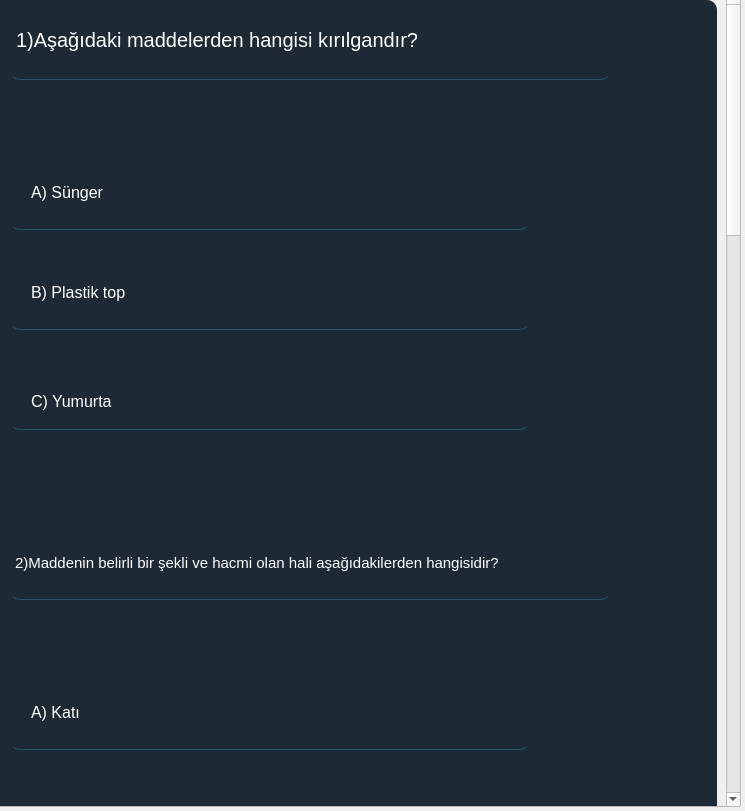
<?xml version="1.0" encoding="UTF-8"?>
<ui version="4.0">
 <class>Form</class>
 <widget class="QWidget" name="Form">
  <property name="geometry">
   <rect>
    <x>0</x>
    <y>0</y>
    <width>745</width>
    <height>811</height>
   </rect>
  </property>
  <property name="windowTitle">
   <string>Form</string>
  </property>
  <widget class="QScrollArea" name="scrollArea">
   <property name="geometry">
    <rect>
     <x>-20</x>
     <y>-10</y>
     <width>761</width>
     <height>817</height>
    </rect>
   </property>
   <property name="styleSheet">
    <string notr="true"/>
   </property>
   <property name="widgetResizable">
    <bool>true</bool>
   </property>
   <widget class="QWidget" name="scrollAreaWidgetContents">
    <property name="geometry">
     <rect>
      <x>0</x>
      <y>0</y>
      <width>738</width>
      <height>2792</height>
     </rect>
    </property>
    <layout class="QVBoxLayout" name="verticalLayout_2">
     <item>
      <widget class="QFrame" name="frame">
       <property name="minimumSize">
        <size>
         <width>0</width>
         <height>2770</height>
        </size>
       </property>
       <property name="styleSheet">
        <string notr="true">background-color:rgba(16,30,41,240);
border-radius:10px;



</string>
       </property>
       <property name="frameShape">
        <enum>QFrame::StyledPanel</enum>
       </property>
       <property name="frameShadow">
        <enum>QFrame::Raised</enum>
       </property>
       <widget class="QRadioButton" name="radioButton_10">
        <property name="geometry">
         <rect>
          <x>20</x>
          <y>1840</y>
          <width>520</width>
          <height>50</height>
         </rect>
        </property>
        <property name="font">
         <font>
          <pointsize>12</pointsize>
         </font>
        </property>
        <property name="styleSheet">
         <string notr="true">background-color:rgba(0,0,0,0);
border:1px solid rgba(0,0,0,0);
border-bottom-color:rgba(46,82,101,255);
color:rgb(255,255,255);
padding-bottom:7px
</string>
        </property>
        <property name="text">
         <string>B) Sert
</string>
        </property>
       </widget>
       <widget class="QRadioButton" name="radioButton_11">
        <property name="geometry">
         <rect>
          <x>20</x>
          <y>2360</y>
          <width>520</width>
          <height>50</height>
         </rect>
        </property>
        <property name="font">
         <font>
          <pointsize>12</pointsize>
         </font>
        </property>
        <property name="styleSheet">
         <string notr="true">background-color:rgba(0,0,0,0);
border:1px solid rgba(0,0,0,0);
border-bottom-color:rgba(46,82,101,255);
color:rgb(255,255,255);
padding-bottom:7px
</string>
        </property>
        <property name="text">
         <string>B) Esnek
</string>
        </property>
       </widget>
       <widget class="QRadioButton" name="radioButton_3">
        <property name="geometry">
         <rect>
          <x>20</x>
          <y>380</y>
          <width>520</width>
          <height>50</height>
         </rect>
        </property>
        <property name="font">
         <font>
          <pointsize>12</pointsize>
         </font>
        </property>
        <property name="styleSheet">
         <string notr="true">background-color:rgba(0,0,0,0);
border:1px solid rgba(0,0,0,0);
border-bottom-color:rgba(46,82,101,255);
color:rgb(255,255,255);
padding-bottom:7px
</string>
        </property>
        <property name="text">
         <string>C) Yumurta</string>
        </property>
       </widget>
       <widget class="QRadioButton" name="radioButton_7">
        <property name="geometry">
         <rect>
          <x>20</x>
          <y>2260</y>
          <width>520</width>
          <height>50</height>
         </rect>
        </property>
        <property name="font">
         <font>
          <pointsize>12</pointsize>
         </font>
        </property>
        <property name="styleSheet">
         <string notr="true">background-color:rgba(0,0,0,0);
border:1px solid rgba(0,0,0,0);
border-bottom-color:rgba(46,82,101,255);
color:rgb(255,255,255);
padding-bottom:7px
</string>
        </property>
        <property name="text">
         <string>A) Kırılgan
</string>
        </property>
       </widget>
       <widget class="QRadioButton" name="radioButton_15">
        <property name="geometry">
         <rect>
          <x>20</x>
          <y>2460</y>
          <width>520</width>
          <height>50</height>
         </rect>
        </property>
        <property name="font">
         <font>
          <pointsize>12</pointsize>
         </font>
        </property>
        <property name="styleSheet">
         <string notr="true">background-color:rgba(0,0,0,0);
border:1px solid rgba(0,0,0,0);
border-bottom-color:rgba(46,82,101,255);
color:rgb(255,255,255);
padding-bottom:7px
</string>
        </property>
        <property name="text">
         <string>C) Sert</string>
        </property>
       </widget>
       <widget class="QLabel" name="label_5">
        <property name="geometry">
         <rect>
          <x>20</x>
          <y>2110</y>
          <width>601</width>
          <height>50</height>
         </rect>
        </property>
        <property name="font">
         <font>
          <pointsize>13</pointsize>
         </font>
        </property>
        <property name="styleSheet">
         <string notr="true">background-color:rgba(0,0,0,0);
border:1px solid rgba(0,0,0,0);
border-bottom-color:rgba(46,82,101,255);
color:rgb(255,255,255);
padding-bottom:7px</string>
        </property>
        <property name="text">
         <string>5)bulaşık süngeri aşağıdaki özelliklerden hangisine sahiptir?</string>
        </property>
       </widget>
       <widget class="QRadioButton" name="radioButton_6">
        <property name="geometry">
         <rect>
          <x>20</x>
          <y>1740</y>
          <width>520</width>
          <height>50</height>
         </rect>
        </property>
        <property name="font">
         <font>
          <pointsize>12</pointsize>
         </font>
        </property>
        <property name="styleSheet">
         <string notr="true">background-color:rgba(0,0,0,0);
border:1px solid rgba(0,0,0,0);
border-bottom-color:rgba(46,82,101,255);
color:rgb(255,255,255);
padding-bottom:7px
</string>
        </property>
        <property name="text">
         <string>A) Kırılgan
</string>
        </property>
       </widget>
       <widget class="QRadioButton" name="radioButton_5">
        <property name="geometry">
         <rect>
          <x>20</x>
          <y>1220</y>
          <width>520</width>
          <height>50</height>
         </rect>
        </property>
        <property name="font">
         <font>
          <pointsize>12</pointsize>
         </font>
        </property>
        <property name="styleSheet">
         <string notr="true">background-color:rgba(0,0,0,0);
border:1px solid rgba(0,0,0,0);
border-bottom-color:rgba(46,82,101,255);
color:rgb(255,255,255);
padding-bottom:7px
</string>
        </property>
        <property name="text">
         <string>A) Cam - pürüzlü
</string>
        </property>
       </widget>
       <widget class="QRadioButton" name="radioButton_2">
        <property name="geometry">
         <rect>
          <x>20</x>
          <y>280</y>
          <width>520</width>
          <height>50</height>
         </rect>
        </property>
        <property name="font">
         <font>
          <pointsize>12</pointsize>
         </font>
        </property>
        <property name="styleSheet">
         <string notr="true">background-color:rgba(0,0,0,0);
border:1px solid rgba(0,0,0,0);
border-bottom-color:rgba(46,82,101,255);
color:rgb(255,255,255);
padding-bottom:7px
</string>
        </property>
        <property name="text">
         <string>B) Plastik top
</string>
        </property>
       </widget>
       <widget class="QRadioButton" name="radioButton_14">
        <property name="geometry">
         <rect>
          <x>20</x>
          <y>1940</y>
          <width>520</width>
          <height>50</height>
         </rect>
        </property>
        <property name="font">
         <font>
          <pointsize>12</pointsize>
         </font>
        </property>
        <property name="styleSheet">
         <string notr="true">background-color:rgba(0,0,0,0);
border:1px solid rgba(0,0,0,0);
border-bottom-color:rgba(46,82,101,255);
color:rgb(255,255,255);
padding-bottom:7px
</string>
        </property>
        <property name="text">
         <string>C) Yumuşak</string>
        </property>
       </widget>
       <widget class="QLabel" name="label_4">
        <property name="geometry">
         <rect>
          <x>20</x>
          <y>1070</y>
          <width>601</width>
          <height>50</height>
         </rect>
        </property>
        <property name="font">
         <font>
          <pointsize>11</pointsize>
         </font>
        </property>
        <property name="styleSheet">
         <string notr="true">background-color:rgba(0,0,0,0);
border:1px solid rgba(0,0,0,0);
border-bottom-color:rgba(46,82,101,255);
color:rgb(255,255,255);
padding-bottom:7px</string>
        </property>
        <property name="text">
         <string>3)Aşağıda verilen maddeler ve eşleştirilen özelliklerinden hangisi yanlıştır?
</string>
        </property>
       </widget>
       <widget class="QRadioButton" name="radioButton_8">
        <property name="geometry">
         <rect>
          <x>20</x>
          <y>800</y>
          <width>520</width>
          <height>50</height>
         </rect>
        </property>
        <property name="font">
         <font>
          <pointsize>12</pointsize>
         </font>
        </property>
        <property name="styleSheet">
         <string notr="true">background-color:rgba(0,0,0,0);
border:1px solid rgba(0,0,0,0);
border-bottom-color:rgba(46,82,101,255);
color:rgb(255,255,255);
padding-bottom:7px
</string>
        </property>
        <property name="text">
         <string>B) Sıvı
</string>
        </property>
       </widget>
       <widget class="QLabel" name="label_3">
        <property name="geometry">
         <rect>
          <x>20</x>
          <y>1590</y>
          <width>601</width>
          <height>50</height>
         </rect>
        </property>
        <property name="font">
         <font>
          <pointsize>14</pointsize>
         </font>
        </property>
        <property name="styleSheet">
         <string notr="true">background-color:rgba(0,0,0,0);
border:1px solid rgba(0,0,0,0);
border-bottom-color:rgba(46,82,101,255);
color:rgb(255,255,255);
padding-bottom:7px</string>
        </property>
        <property name="text">
         <string>4) pamuk hakkında aşağıdakilerden hangisi söylenebilir?</string>
        </property>
       </widget>
       <widget class="QLabel" name="label_2">
        <property name="geometry">
         <rect>
          <x>20</x>
          <y>550</y>
          <width>601</width>
          <height>50</height>
         </rect>
        </property>
        <property name="font">
         <font>
          <pointsize>11</pointsize>
         </font>
        </property>
        <property name="styleSheet">
         <string notr="true">background-color:rgba(0,0,0,0);
border:1px solid rgba(0,0,0,0);
border-bottom-color:rgba(46,82,101,255);
color:rgb(255,255,255);
padding-bottom:7px</string>
        </property>
        <property name="text">
         <string>2)Maddenin belirli bir şekli ve hacmi olan hali aşağıdakilerden hangisidir?
</string>
        </property>
       </widget>
       <widget class="QRadioButton" name="radioButton_9">
        <property name="geometry">
         <rect>
          <x>20</x>
          <y>1320</y>
          <width>520</width>
          <height>50</height>
         </rect>
        </property>
        <property name="font">
         <font>
          <pointsize>12</pointsize>
         </font>
        </property>
        <property name="styleSheet">
         <string notr="true">background-color:rgba(0,0,0,0);
border:1px solid rgba(0,0,0,0);
border-bottom-color:rgba(46,82,101,255);
color:rgb(255,255,255);
padding-bottom:7px
</string>
        </property>
        <property name="text">
         <string>B) Su - renksiz
</string>
        </property>
       </widget>
       <widget class="QLabel" name="label">
        <property name="geometry">
         <rect>
          <x>20</x>
          <y>30</y>
          <width>601</width>
          <height>50</height>
         </rect>
        </property>
        <property name="font">
         <font>
          <pointsize>15</pointsize>
         </font>
        </property>
        <property name="styleSheet">
         <string notr="true">background-color:rgba(0,0,0,0);
border:1px solid rgba(0,0,0,0);
border-bottom-color:rgba(46,82,101,255);
color:rgb(255,255,255);
padding-bottom:7px</string>
        </property>
        <property name="text">
         <string>1)Aşağıdaki maddelerden hangisi kırılgandır?
</string>
        </property>
       </widget>
       <widget class="QRadioButton" name="radioButton_4">
        <property name="geometry">
         <rect>
          <x>20</x>
          <y>700</y>
          <width>520</width>
          <height>50</height>
         </rect>
        </property>
        <property name="font">
         <font>
          <pointsize>12</pointsize>
         </font>
        </property>
        <property name="styleSheet">
         <string notr="true">background-color:rgba(0,0,0,0);
border:1px solid rgba(0,0,0,0);
border-bottom-color:rgba(46,82,101,255);
color:rgb(255,255,255);
padding-bottom:7px
</string>
        </property>
        <property name="text">
         <string>A) Katı
</string>
        </property>
       </widget>
       <widget class="QRadioButton" name="radioButton_13">
        <property name="geometry">
         <rect>
          <x>20</x>
          <y>1420</y>
          <width>520</width>
          <height>50</height>
         </rect>
        </property>
        <property name="font">
         <font>
          <pointsize>12</pointsize>
         </font>
        </property>
        <property name="styleSheet">
         <string notr="true">background-color:rgba(0,0,0,0);
border:1px solid rgba(0,0,0,0);
border-bottom-color:rgba(46,82,101,255);
color:rgb(255,255,255);
padding-bottom:7px
</string>
        </property>
        <property name="text">
         <string>C) Sünger - esnek</string>
        </property>
       </widget>
       <widget class="QRadioButton" name="radioButton_12">
        <property name="geometry">
         <rect>
          <x>20</x>
          <y>900</y>
          <width>520</width>
          <height>50</height>
         </rect>
        </property>
        <property name="font">
         <font>
          <pointsize>12</pointsize>
         </font>
        </property>
        <property name="styleSheet">
         <string notr="true">background-color:rgba(0,0,0,0);
border:1px solid rgba(0,0,0,0);
border-bottom-color:rgba(46,82,101,255);
color:rgb(255,255,255);
padding-bottom:7px
</string>
        </property>
        <property name="text">
         <string>C) Gaz</string>
        </property>
       </widget>
       <widget class="QRadioButton" name="radioButton">
        <property name="geometry">
         <rect>
          <x>20</x>
          <y>180</y>
          <width>520</width>
          <height>50</height>
         </rect>
        </property>
        <property name="font">
         <font>
          <pointsize>12</pointsize>
         </font>
        </property>
        <property name="styleSheet">
         <string notr="true">background-color:rgba(0,0,0,0);
border:1px solid rgba(0,0,0,0);
border-bottom-color:rgba(46,82,101,255);
color:rgb(255,255,255);
padding-bottom:7px
</string>
        </property>
        <property name="text">
         <string>A) Sünger
</string>
        </property>
       </widget>
      </widget>
     </item>
    </layout>
   </widget>
  </widget>
 </widget>
 <resources/>
 <connections/>
</ui>
